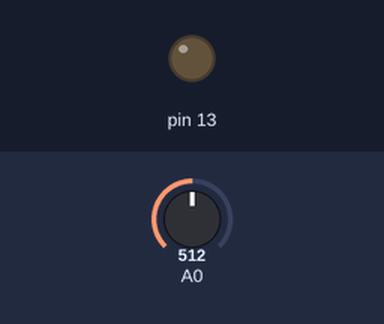
Recording of a sketch running on a simulated Arduino Uno, built with avr-gcc and run on an emulated ATmega328P. Shown: output pins drawn as LEDs (lit = HIGH). The inputs (shaded band) are chosen by the test bench; at power-on: A0 = 512.

Above: at 1.2 s.
1.3 s: A0 set to 522
At 2.5 s:
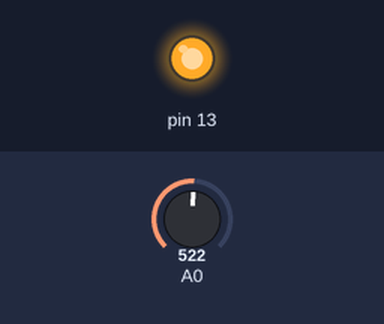
2.8 s: A0 set to 511
At 3.7 s:
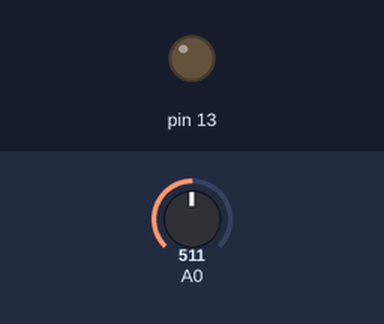
4.3 s: A0 set to 716
At 4.9 s:
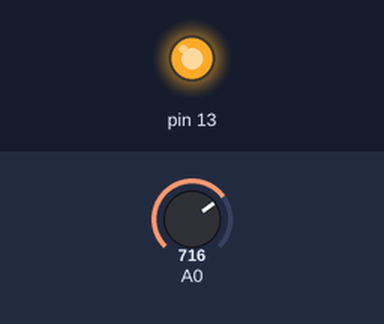
Timing chart, 0 to 7.3 s (numbered marks = the images above; inputs shaded):
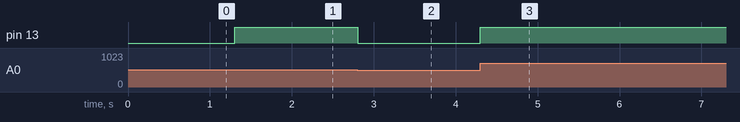

The sketch:

ldr-nightlight.ino
```cpp
void setup() { pinMode(13, OUTPUT); }
void loop() { digitalWrite(13, analogRead(A0) > 512 ? HIGH : LOW); delay(5); }
```

Measured:
- the behaviour switches between 512 and 513 on A0 (found by bisection; images 0 and 1)
- after the input at 1.3 s, pin 13: LOW → HIGH at once
- after the input at 2.8 s, pin 13: HIGH → LOW at once
- after the input at 4.3 s, pin 13: LOW → HIGH at once
